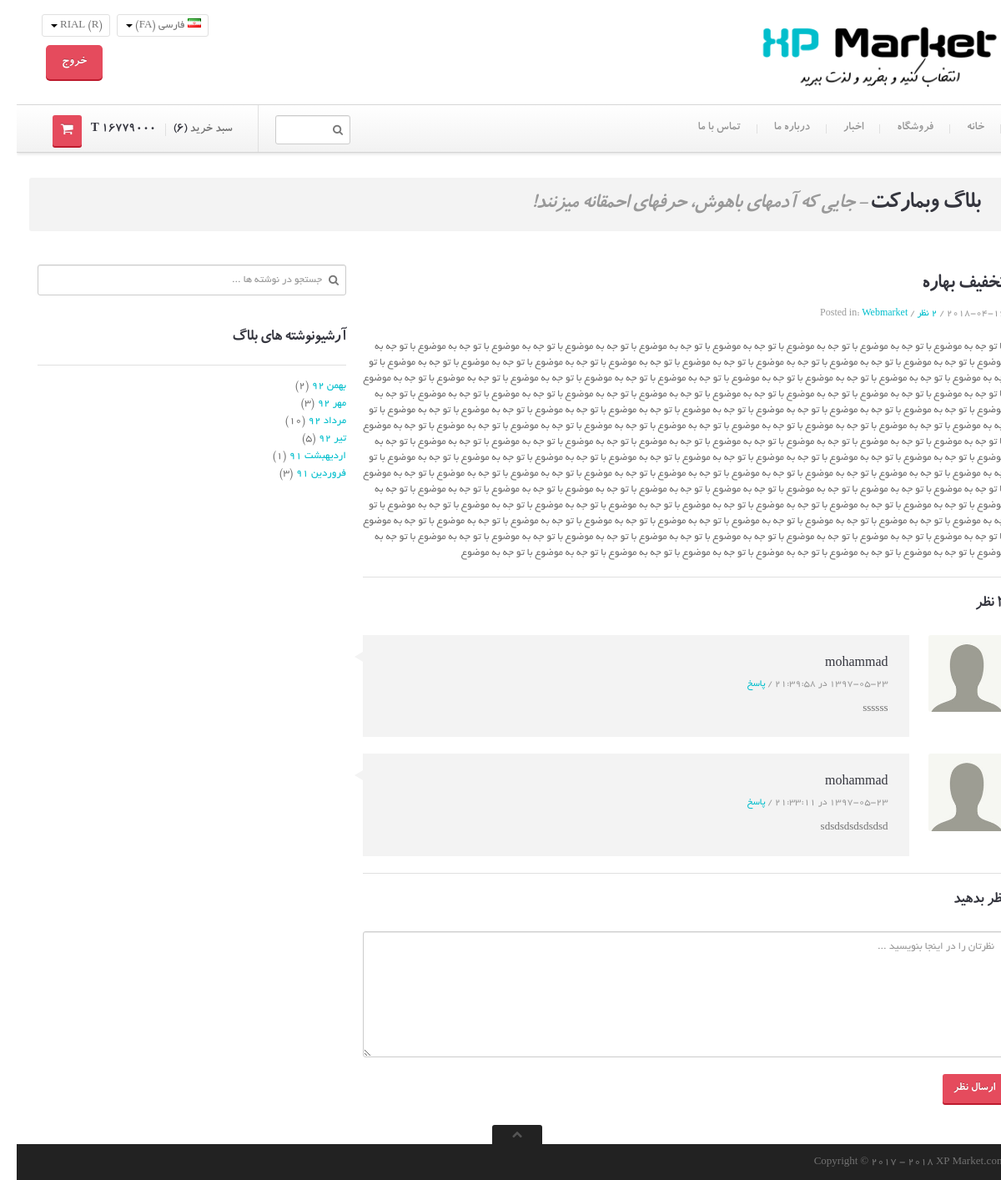
Page /blog-single.php?newsid=4 (signed in) on the committed database.
### tables this page shows
CREATE TABLE IF NOT EXISTS `news` (
  `id` int(11) NOT NULL AUTO_INCREMENT,
  `subject` varchar(200) NOT NULL,
  `content` text NOT NULL,
  `date` date NOT NULL,
  `time` date DEFAULT NULL,
  PRIMARY KEY (`id`)
);

CREATE TABLE IF NOT EXISTS `comment_news` (
  `id` int(11) NOT NULL AUTO_INCREMENT,
  `news_id` int(11) NOT NULL,
  `user_id` int(11) NOT NULL,
  `comment` text NOT NULL,
  `date` date NOT NULL,
  `time` time NOT NULL,
  PRIMARY KEY (`id`)
);

CREATE TABLE IF NOT EXISTS `user` (
  `id` int(11) NOT NULL AUTO_INCREMENT,
  `username` varchar(70) NOT NULL,
  `password` varchar(70) NOT NULL,
  PRIMARY KEY (`id`)
);

### blog-single.php (the view, shortened to what this page needs)
<!DOCTYPE html>
 <html class="no-js">
  <head>
    <link href="stylesheets/bootstrap.css" rel="stylesheet">
    <link href="stylesheets/responsive.css" rel="stylesheet">
    <link rel="stylesheet" href="js/rs-plugin/css/settings.css" type="text/css"/>
    <link rel="stylesheet" href="js/jquery-ui-1.10.3/css/smoothness/jquery-ui-1.10.3.custom.min.css" type="text/css"/>
    <link rel="stylesheet" href="js/prettyphoto/css/prettyPhoto.css" type="text/css"/>
    <link href="stylesheets/main.css" rel="stylesheet">
  </head>
  <body class="">
    <div class="master-wrapper">
   <?php
   require("inc/header.php");
   ?>
    <div class="container">
        <div class="push-up top-equal blocks-spacer">
            <div class="row">
                <div class="span12">
                    <div class="title-area">
                        <h1 class="inline"><span class="light">بلاگ</span> وبمارکت</h1>
                        <h2 class="inline tagline">- جایی که آدمهای باهوش، حرفهای احمقانه میزنند!</h2>
                    </div>
                </div>
                <section class="span8 single single-post">
                    <?php
                    require("inc/connect.php");
                    $id=$_GET["newsid"];
                    $news="SELECT * FROM `news` WHERE id='$id'";
                    $result=mysqli_query($sql,$news);
                    if(mysqli_num_rows($result)) {
                        $row = mysqli_fetch_assoc($result);
                        $idc=$row["id"];
                        $counter="SELECT count(id) as counter from `comment_news` where news_id='$idc'";
                        $re=mysqli_query($sql,$counter);
                        $r=mysqli_fetch_assoc($re);
                        echo '<article class="post format-video">
                        <div class="post-inner">
                            <div class="post-title">
                            	<h2>' . $row["subject"] . '</h2>
                            	<div class="metadata">
                            	    ' . $row["date"] . ' /
                            	    <a href="#">'.$r["counter"].' نظر </a> /
                            	    Posted in: <a title="View all posts in aciform" href="#">Webmarket</a>
                            	</div>
                            </div>
                            <p>
                               ' . $row["content"] . '
                            </p>
                        </div>
                    </article>';
                    }
                    ?>
                    <hr />
                    <section id="comments" class="comments-container">
                        <?php
                        $counter="SELECT count(id) as counter from comment_news where news_id='$id'";
                        $res=mysqli_query($sql,$counter);
                        $row=mysqli_fetch_assoc($res);
                        echo '<h3 class="push-down-25"><span class="light">'.$row["counter"].'</span> نظر</h3>';
                        ?>
                        <?php
                        $sel_comment=("SELECT * FROM `user`,`comment_news` where user.id=comment_news.user_id and comment_news.news_id='$id' ORDER BY comment_news.id DESC ");
                        $result3=mysqli_query($sql,$sel_comment);
                        if(mysqli_num_rows($result3) >0) {
                            while ($row3 = mysqli_fetch_assoc($result3)) {
                                echo '<div class="single-comment clearfix">
                                    <div class="avatar-container">
                                        <img src="images/dummy/avatars/avatar-1.jpg" alt="avatar" class="avatar" width="184" height="184" />
                                    </div>
                                    <div class="comment-content">
                                        <div class="comment-inner">
                                            <cite class="author-name">
                                                <span class="light">'.$row3["username"].'</span>
                                            </cite>
                                            <div class="metadata">
                                                '.$row3["date"].' در '.$row3["time"].'   /  <a href="#">پاسخ</a>
                                            </div>
                                            <div class="comment-text">
                                            <p>'.$row3["comment"].'</p>
                                            </div>
                                        </div>
                                    </div>
                                </div>';
                            }
                        }
                        ?>
                        <hr />
                        <h3 class="push-down-25"><span class="light">نظر</span> بدهید</h3>
                        <?php
                        if($_SESSION["user"]==true) {
                            echo '<form id="commentform" method="POST" action="inc/send_commentn.php?userid='.$_SESSION["user_id"].'&newsid='.$id.'" class="form form-inline form-comments">
                                    <p class="push-down-20">
                                        <textarea class="input-block-level" tabindex="4" rows="7" cols="70" id="comment" name="comment" placeholder="نظرتان را در اینجا بنویسید ..." required></textarea>
                                    </p>
                                    <p>
                                        <button class="btn btn-primary bold" type="submit" tabindex="5" id="submit" name="submit">ارسال نظر</button>
                                    </p>
                                </form>';
                        }else{
                            echo' <button class="btn btn-primary bold" tabindex="5">ابتدا باید ثبت نام کنید یا وارد شوید</button>';
                        }
                        ?>
                    </section>
                </section>
                <aside class="span4 right-sidebar">
                    <div class="sidebar-item widget_search">
                        <form class="form" action="blog-search.php" id="searchform" method="get" role="search">
                            <input type="text" id="appendedInputButton" class="input-block-level" name="search" placeholder="جستجو در نوشته ها ...">
                            <button type="submit">
                                <i class="icon-search"></i>
                            </button>
                        </form>
                    </div>
                    <div class="sidebar-item widget_archive">
                        <div class="underlined">
                            <h3><span class="light">آرشیو</span>نوشته های بلاگ</h3>
                        </div>
                        <ul>
                            <li><a title="February 2013" href="http://localhost/themeforest/wp-theme/2013/02/">بهمن 92</a>&nbsp;(2)</li>
                            <li><a title="September 2008" href="http://localhost/themeforest/wp-theme/2008/09/">مهر 92</a>&nbsp;(3)</li>
                            <li><a title="June 2008" href="http://localhost/themeforest/wp-theme/2008/06/">مرداد 92</a>&nbsp;(10)</li>
                            <li><a title="May 2008" href="http://localhost/themeforest/wp-theme/2008/05/">تیر 92</a>&nbsp;(5)</li>
                            <li><a title="April 2008" href="http://localhost/themeforest/wp-theme/2008/04/">اردیهبشت 91</a>&nbsp;(1)</li>
                            <li><a title="March 2008" href="http://localhost/themeforest/wp-theme/2008/03/">فروردین 91</a>&nbsp;(3)</li>
                        </ul>
                    </div>
                </aside>
            </div>
        </div>
    </div>
    <?php
    require("inc/footer.php");
    ?>
    </div>
  </body>
</html>

### stylesheets/responsive.css (style rules this page uses)
.clearfix { *zoom: 1; }
.clearfix:before, .clearfix:after { display: table; content: ""; line-height: 0; }
.clearfix:after { clear: both; }
.input-block-level { display: block; width: 100%; min-height: 37px; -webkit-box-sizing: border-box; -moz-box-sizing: border-box; box-sizing: border-box; }
@media (min-width: 1200px) { .row { *zoom: 1; margin-left: -30px; } }
@media (min-width: 1200px) { .row:before, .row:after { display: table; content: ""; line-height: 0; } }
@media (min-width: 1200px) { .row:after { clear: both; } }
@media (min-width: 1200px) { [class*="span"] { float: right; min-height: 1px; margin-left: 20px; } }
@media (min-width: 1200px) { .container, .navbar-static-top .container, .navbar-fixed-top .container, .navbar-fixed-bottom .container { width: 1170px; } }
@media (min-width: 1200px) { .span12 { width: 1170px; } }
@media (min-width: 1200px) { .span8 { width: 770px; } }
@media (min-width: 1200px) { .span4 { width: 370px; } }
@media (min-width: 1200px) { input, textarea, .uneditable-input { margin-left: 0; } }

### rows in the picture
news: subject "تخفیف بهاره", date "2018-04-16", content "با تو جه به موضوع با تو جه به موضوع با تو جه به موضوع با تو جه به موضوع با تو جه به موضوع با تو جه به موضوع با تو جه به موضوع با تو جه به موضوع با تو جه به موضوع با تو جه به موضوع با تو جه به موضوع با تو جه به موضوع با تو جه به موضوع با تو جه به موضوع با تو جه به موضوع با تو جه به موضوع با تو جه به موضوع با تو جه به موضوع با تو جه به موضوع با تو جه به موضوع با تو جه به موضوع با تو جه به موضوع با تو جه به موضوع با تو جه به موضوع با تو جه به موضوع با تو جه به موضوع با تو جه به موضوع با تو جه به موضوع با تو جه به موضوع با تو جه به موضوع با تو جه به موضوع با تو جه به موضوع با تو جه به موضوع با تو جه به موضوع با تو جه به موضوع با تو جه به موضوع با تو جه به موضوع با تو جه به موضوع با تو جه به…"
comment_news: user.username "mohammad", date "1397-05-23", time "21:39:58", comment "ssssss"
comment_news: user.username "mohammad", date "1397-05-23", time "21:33:11", comment "sdsdsdsdsdsdsd"

### other values in the picture
$r["counter"] "2"
$row["counter"] "2"
